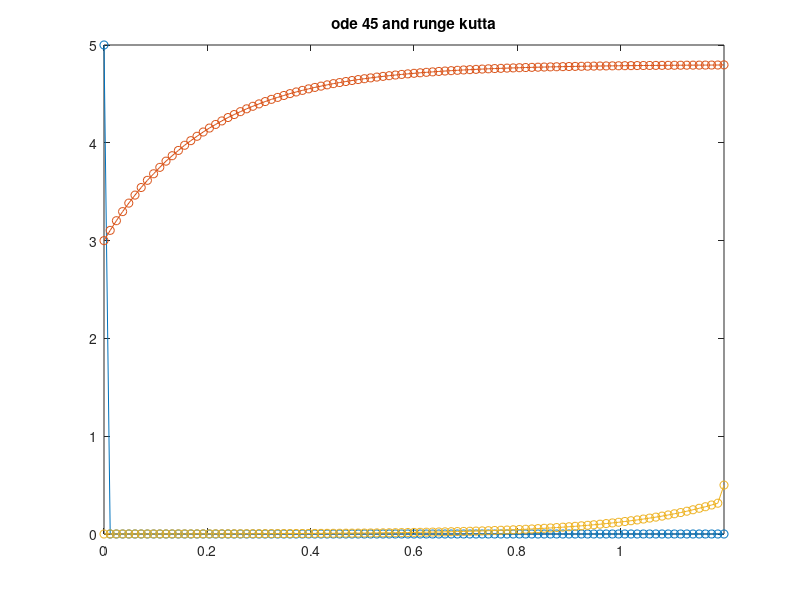

The MATLAB script that drew this image:
function ex2
C=[5; 3; 0]; % initial condition
t= [0:0.012:1.2]; % 100 space vector
f=@odesyst; 
% 
% % Runge Kutta:
% [result]=runge_kutta(f,t,C);
% c1=result(1,:);
% c2=result(2,:);
% c3=result(3,:);
% 
% figure(1)
% plot(t,c1,'ro',t,c2,'-b+',t,c3,'-k*')
% title('Runge Kutta');
% legend('C1','C2','C3');
% xlabel('Time (minutes)')
% ylabel('Molar concentration  (moles/m^3)')
% 
% %Ode 45:
% figure(2)
% ode45(f,t,C)
% title('ode 45')
% legend('C1','C2','C3');
% xlabel('Time (minutes)')
% ylabel('Molar concentration  (moles/m^3)')
% 
%  
% figure(3)
% plot(t,c1,'-ro',t,c2,'-b+',t,c3,'-g^');
% xlabel('Time (minutes)')
% ylabel('Molar concentration  (moles/m^3)')
% hold on
% ode45(f,t,C)
% title('ode 45 and runge kutta');
% 
% % for new alpha's
% 
f2=@odesyst2;
% [result2]=runge_kutta(f2,t,C);
% c1=result2(1,:);
% c2=result2(2,:);
% c3=result2(3,:);
% 
% figure(4)
% plot(t,c1,'ro',t,c2,'-b+',t,c3,'-k*')
% title('Runge Kutta');
% legend('C1','C2','C3');
% xlabel('Time (minutes)')
% ylabel('Molar concentration  (moles/m^3)')
% xlim([0 1.2])
% %Ode 45:
% figure(5)
% ode45(f2,t,C)
% title('ode 45')
% legend('C1','C2','C3');
% xlabel('Time (minutes)')
% ylabel('Molar concentration  (moles/m^3)')
% xlim([0 1.2])

 
% figure(6)
% plot(t,c1,'-ro',t,c2,'-b+',t,c3,'-g^');
% xlabel('Time (minutes)')
% ylabel('Molar concentration  (moles/m^3)')
% xlim([0 1.2])
% hold on
ode23s(f2,t,C)
title('ode 45 and runge kutta');

end




%chemical_reactor function
function [dcdt] = odesyst(t,c)
c01=3.2;c02=4.8;Q=10; V=2;
dcdt=zeros(3,1);
dcdt(1)=(Q/V)*(c01-c(1))-2.6*c(1)*c(2);
dcdt(2)=(Q/V)*(c02-c(2))-2.6*c(1)*c(2);
dcdt(3)=(Q/V)*c(3)+2.6*c(1)*c(2);
end
function [dcdt] = odesyst2(t,c)
c01=3.2;c02=4.8;Q=10; V=2;
dcdt=zeros(3,1);
dcdt(1)=(Q/V)*(c01-c(1))-100000*c(1)*c(2);
dcdt(2)=(Q/V)*(c02-c(2))-1*c(1)*c(2);
dcdt(3)=(Q/V)*c(3)+10*c(1)*c(2);
end


function [y] = runge_kutta(df,x,y0)
m = length(y0);
n = length(x);
% y is a matrix of size 'mxn'
y=zeros(m,n);
y(:,1)=y0;
for i=1:n-1
    h = x(i+1)-x(i);
    xi=x(i);
    yi=y(:,i);
    k1 = feval(df,xi,yi);
    k2 = feval(df,xi+0.5*h,yi+0.5*k1*h);
    k3 = feval(df,xi+0.5*h,yi+0.5*k2*h);
    k4 = feval(df,xi+h,yi+k3*h);
    y(:,i+1) = y(:,i) + h*(k1+2*k2+2*k3+k4)/6;
end
end
